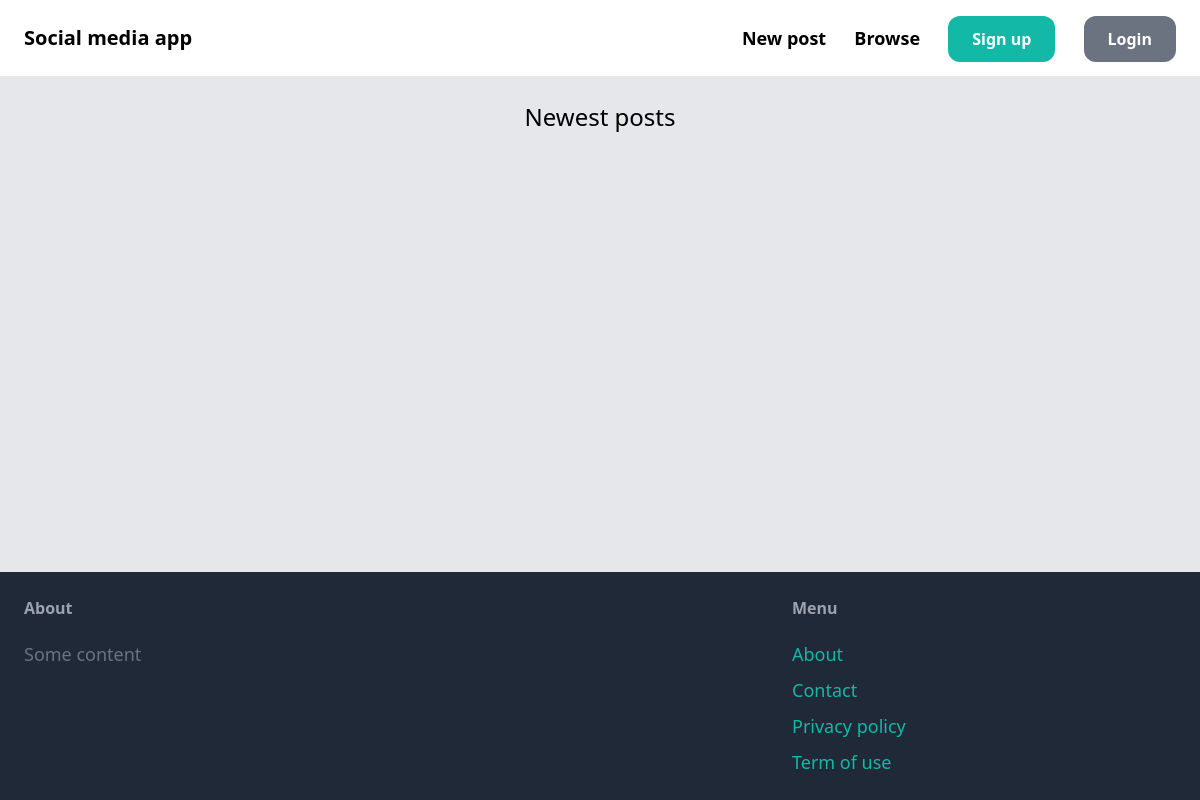
Before: / with the older database file.
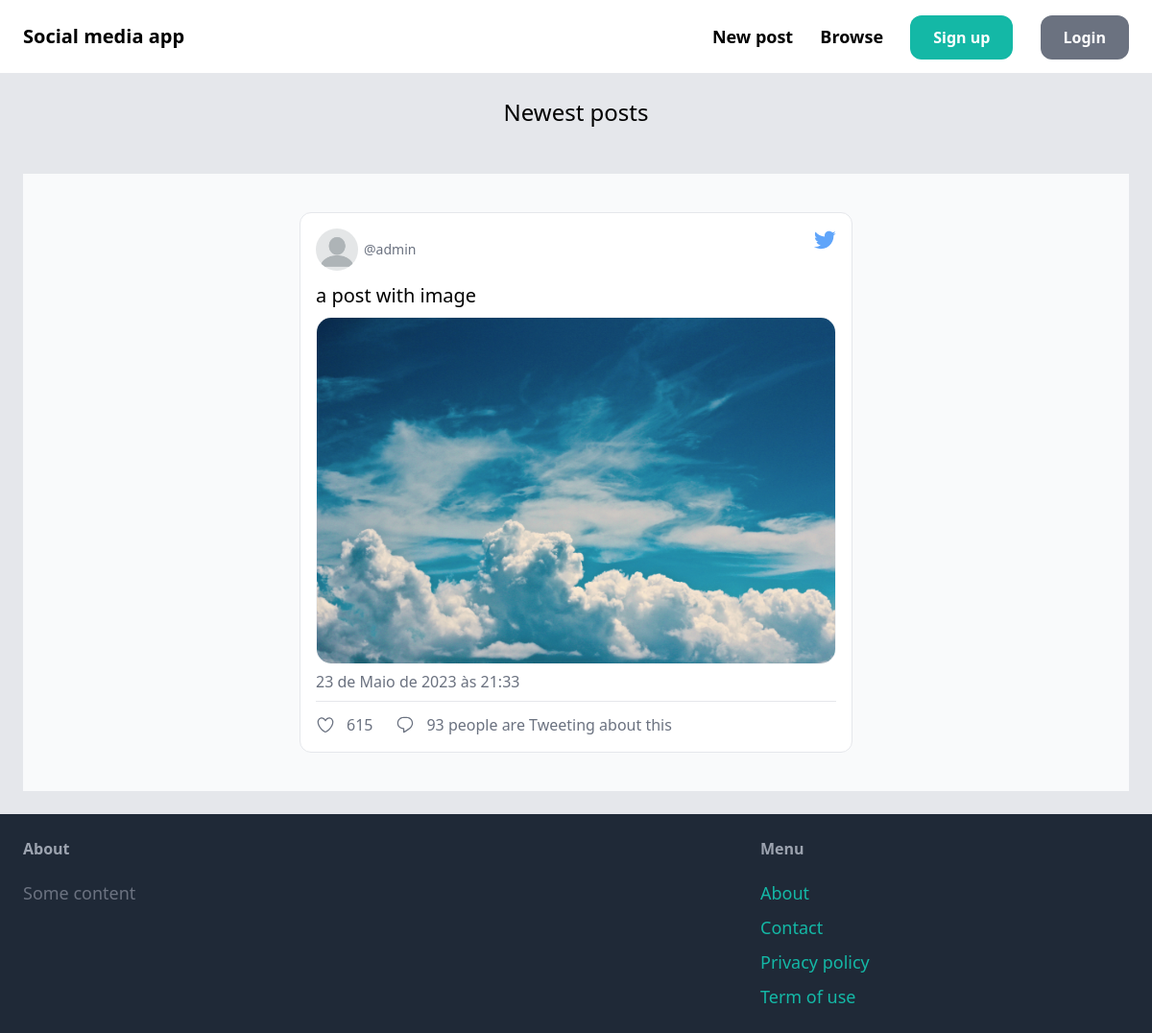
After: the same page with the newer database file.
### post/models.py (models this page shows, shortened)
class Post(models.Model):
    created_by = models.ForeignKey(
        User, related_name="posts", on_delete=models.CASCADE
    )
    content = models.TextField()
    image = models.ImageField(upload_to="post_images", blank=True, null=True)
    date_posted = models.DateTimeField(auto_now_add=True)

### core/views.py (the view)
# urls.py: path("", index, name="index"),
def index(request):
    posts = Post.objects.all()[:10]
    return render(request, "core/index.html", {"posts": posts})

### core/templates/core/index.html (shortened to what this page needs)
{% extends 'core/base.html' %}
{% load static %}
{% block content %}
    <div class"mt-6 px-6 py-12 bg-gray-100 rounded-xl">
        <h2 class="mb-12 text-2xl text-center">Newest posts</h2>
            {% for post in posts %}
                <div class="bg-gray-50 dark:bg-black p-10 flex items-center justify-center">
                    <div class="bg-white dark:bg-gray-800 border-gray-200 dark:border-gray-800 p-4 rounded-xl border max-w-xl">
                      <div class="flex justify-between">
                        <div class="flex items-center">
                          <img class="h-11 w-11 rounded-full" src="../media/profile_images/blank-profile.png"/>
                          <div class="ml-1.5 text-sm leading-tight">
                            <span class="text-gray-500 dark:text-gray-400 font-normal block">@{{ post.created_by }}</span>
                          </div>
                        </div>
                      </div>
                      <p class="text-black dark:text-white block text-xl leading-snug mt-3">{{ post.content }}</p>
                      <img class="mt-2 rounded-2xl border border-gray-100 dark:border-gray-700" src="{{ post.image.url }}"/>
                      <p class="text-gray-500 dark:text-gray-400 text-base py-1 my-0.5">{{ post.date_posted }}</p>
                      <div class="border-gray-200 dark:border-gray-600 border border-b-0 my-1"></div>
                      <div class="text-gray-500 dark:text-gray-400 flex mt-3">
                        <div class="flex items-center mr-6">
                          <span class="ml-3">615</span>
                        </div>
                        <div class="flex items-center mr-6">
                          <span class="ml-3">93 people are Tweeting about this</span>
                        </div>
                      </div>
                    </div>
                  </div>
            {% endfor %}
    </div>
{% endblock %}

### core/templates/core/base.html (shortened to what this page needs)
<!doctype html>
<html class="h-full">
    <head>
        <script src="https://cdn.tailwindcss.com"></script>
    </head>
    <body class="h-full flex flex-col">
        <nav class="py-6 px-6 flex justify-between items-center border-b border-gray-200">
            <a href="/" class="text-xl font-semibold">Social media app</a>
            <div class="space-x-6">
                <a href="#" class="text-lg font-semibold hover:text-gray-500">New post</a>
                <a href="#" class="text-lg font-semibold hover:text-gray-500">Browse</a>
                <a href="#" class="px-6 py-3 text=lg font-semibold bg-teal-500 text-white rounded-xl hover:bg-teal-700">Sign up</a>
                <a href="#" class="px-6 py-3 text=lg font-semibold bg-gray-500 text-white rounded-xl hover:bg-gray-700">Login</a>
            </div>
        </nav>
        <div class="flex-grow px-6 py-6 bg-gray-200">
            {% block content %}
            {% endblock content %}
        </div>
        <footer class="py-6 px-6 flex justify-between bg-gray-800">
            <div class="w-2/3 pr-10">
                <h3 class="mb-5 font-semibold text-gray-400">About</h3>
                <p class="text-lg text-gray-500">Some content</p>
            </div>
            <div class="w-1/3">
                <h3 class="mb-5 font-semibold text-gray-400">Menu</h3>
                <ul class="space-y-2 text-lg text-teal-500">
                    <li class="hover:text-teal-700"><a href="#">About</a></li>
                    <li class="hover:text-teal-700"><a href="{% url 'contact' %}">Contact</a></li>
                    <li class="hover:text-teal-700"><a href="#">Privacy policy</a></li>
                    <li class="hover:text-teal-700"><a href="#">Term of use</a></li>
                </ul>
            </div>
        </footer>
    </body>
</html>

Changed rows visible on the page:
added Post: created_by "admin", content "a post with image", image (picture), date_posted "23 de Maio de 2023 às 21:33"
